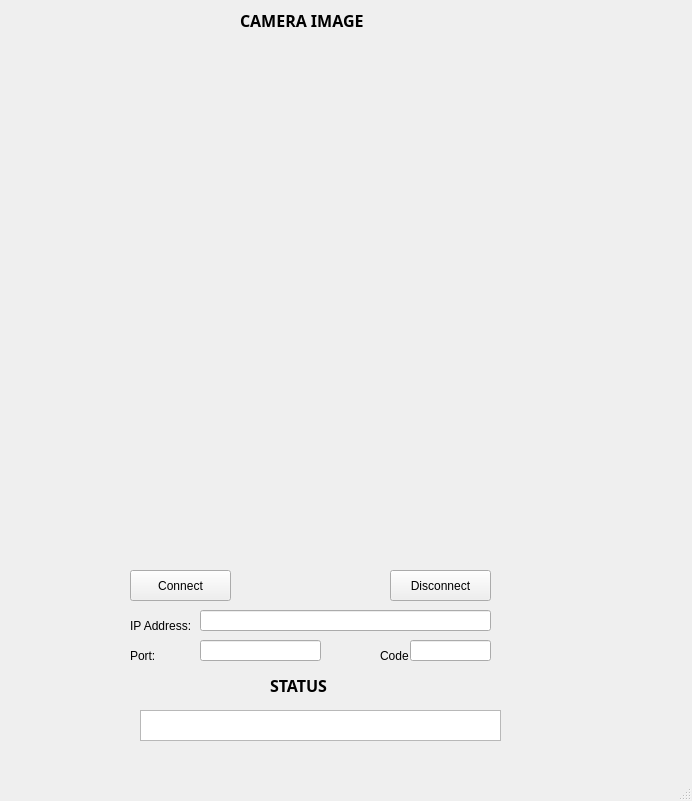
<?xml version="1.0" encoding="UTF-8"?>
<ui version="4.0">
 <class>MainWindow</class>
 <widget class="QMainWindow" name="MainWindow">
  <property name="geometry">
   <rect>
    <x>0</x>
    <y>0</y>
    <width>692</width>
    <height>801</height>
   </rect>
  </property>
  <property name="windowTitle">
   <string>MainWindow</string>
  </property>
  <widget class="QWidget" name="centralwidget">
   <widget class="QLabel" name="label">
    <property name="geometry">
     <rect>
      <x>240</x>
      <y>0</y>
      <width>181</width>
      <height>41</height>
     </rect>
    </property>
    <property name="font">
     <font>
      <family>Arial Black</family>
      <pointsize>12</pointsize>
      <weight>75</weight>
      <bold>true</bold>
     </font>
    </property>
    <property name="text">
     <string>CAMERA IMAGE</string>
    </property>
   </widget>
   <widget class="QPushButton" name="connectButton">
    <property name="geometry">
     <rect>
      <x>130</x>
      <y>570</y>
      <width>101</width>
      <height>31</height>
     </rect>
    </property>
    <property name="text">
     <string>Connect</string>
    </property>
   </widget>
   <widget class="QPushButton" name="disconnectButton">
    <property name="geometry">
     <rect>
      <x>390</x>
      <y>570</y>
      <width>101</width>
      <height>31</height>
     </rect>
    </property>
    <property name="text">
     <string>Disconnect</string>
    </property>
   </widget>
   <widget class="QTextBrowser" name="statusDisplay">
    <property name="geometry">
     <rect>
      <x>140</x>
      <y>710</y>
      <width>361</width>
      <height>31</height>
     </rect>
    </property>
   </widget>
   <widget class="QLabel" name="label_2">
    <property name="geometry">
     <rect>
      <x>270</x>
      <y>670</y>
      <width>91</width>
      <height>31</height>
     </rect>
    </property>
    <property name="font">
     <font>
      <family>Arial Black</family>
      <pointsize>12</pointsize>
      <weight>75</weight>
      <bold>true</bold>
     </font>
    </property>
    <property name="text">
     <string>STATUS</string>
    </property>
   </widget>
   <widget class="QLabel" name="ipText">
    <property name="geometry">
     <rect>
      <x>130</x>
      <y>610</y>
      <width>61</width>
      <height>31</height>
     </rect>
    </property>
    <property name="text">
     <string>IP Address:</string>
    </property>
   </widget>
   <widget class="QLabel" name="label_4">
    <property name="geometry">
     <rect>
      <x>130</x>
      <y>640</y>
      <width>31</width>
      <height>31</height>
     </rect>
    </property>
    <property name="text">
     <string>Port:</string>
    </property>
   </widget>
   <widget class="QLabel" name="label_5">
    <property name="geometry">
     <rect>
      <x>380</x>
      <y>640</y>
      <width>31</width>
      <height>31</height>
     </rect>
    </property>
    <property name="text">
     <string>Code</string>
    </property>
   </widget>
   <widget class="QLineEdit" name="ipAddress">
    <property name="geometry">
     <rect>
      <x>200</x>
      <y>610</y>
      <width>291</width>
      <height>21</height>
     </rect>
    </property>
   </widget>
   <widget class="QLineEdit" name="portNumber">
    <property name="geometry">
     <rect>
      <x>200</x>
      <y>640</y>
      <width>121</width>
      <height>21</height>
     </rect>
    </property>
   </widget>
   <widget class="QLineEdit" name="codeNumber">
    <property name="geometry">
     <rect>
      <x>410</x>
      <y>640</y>
      <width>81</width>
      <height>21</height>
     </rect>
    </property>
   </widget>
   <widget class="QLabel" name="imgFrame">
    <property name="geometry">
     <rect>
      <x>20</x>
      <y>40</y>
      <width>641</width>
      <height>481</height>
     </rect>
    </property>
    <property name="text">
     <string/>
    </property>
   </widget>
  </widget>
  <widget class="QMenuBar" name="menubar">
   <property name="geometry">
    <rect>
     <x>0</x>
     <y>0</y>
     <width>692</width>
     <height>21</height>
    </rect>
   </property>
  </widget>
  <widget class="QStatusBar" name="statusbar"/>
 </widget>
 <resources/>
 <connections/>
</ui>
